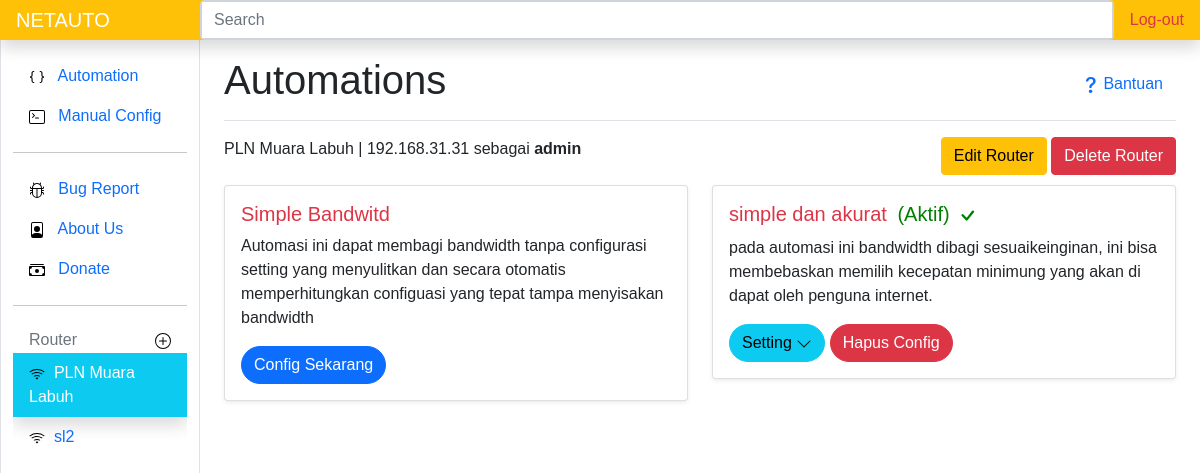
Page /2/router (signed in) on the committed database.
### routerapp/models.py (models this page shows, shortened)
class Routerm(models.Model):
    nama = models.CharField(max_length=50)
    host = models.CharField(max_length=50)
    user = models.CharField(max_length=30)
    password = models.CharField(max_length=50, blank=True)
    kecepatan_download = models.IntegerField(blank=True)
    kecepatan_upload = models.IntegerField(blank=True)
    pub_date = models.DateField(auto_now=True)

class Automation(models.Model):
    autokey = models.CharField(unique=True, max_length=50)
    nama = models.CharField(max_length=50)
    deskripsi = models.TextField()
    status = models.CharField(max_length=15, blank=True)

### routerapp/views.py (the view)
# urls.py: path('<int:id>/router',views.detailrouter, name='router'),
@login_required(login_url=settings.LOGIN_URL)
def detailrouter(request, id):
    auto1 = Automation.objects.filter(autokey="auto1")
    auto2 = Automation.objects.filter(autokey="auto2")
    nyala1 = Automationon.objects.filter(auto=1, router=id)
    nyala2 = Automationon.objects.filter(auto=2, router=id)
    routerside = Routerm.objects.all()
    idk = id
    router = Routerm.objects.filter(pk=id)
    auto2form=auto2Form
    context = {
        'auto1': auto1,
        'auto2': auto2,
        'router': router,
        'routerside': routerside,
        'idk': idk,
        'auto2form':auto2form,
        'nyala1':nyala1,
        'nyala2':nyala2
    }
    return render(request, 'detailrouter.html', context)

### routerapp/templates/detailrouter.html (shortened to what this page needs)
{% extends 'base.html' %}
{% load static %}
{% block judul %}
Automations
{% endblock judul %}
{% block content %}
    {% for router in router %}
    {{router.nama}} |
    {{router.host}} sebagai <strong> {{router.user}}</strong>
    <div class="float-end">
      <a class="btn btn-warning mr-4" href="{% url 'uprouter' router.id %}">Edit Router</a>
      <button type="button" class="btn btn-danger" data-bs-toggle="modal" data-bs-target="#modaldelrouter">
        Delete Router
      </button>
    </div>
    <div id="auto" class="row mt-4">
      {% include 'auto.html' %}
    </div>
      {% endfor %}
{% endblock content %}
{% block routerside %}
    {% include "routerside.html" %}
{% endblock routerside %}

### templates/routerside.html (shortened to what this page needs)
<div class="pb-lg-5 overflow-auto">
    {% load static %}
    {% for routerside in routerside %}
    <li class="nav-item">
        <a class="nav-link {% if routerside.id == idk %}shadow text-white bg-info{% endif %}" href="{% url 'router' routerside.id %}">
            <img src="{% static 'icons/wifi.svg' %}" alt="">&nbsp;
            {{routerside.nama}}
        </a>
    </li>
    {% endfor %}
</div>

### templates/auto.html (shortened to what this page needs)
  {% load static %}
 {% for auto1 in auto1 %}
       <div class="col-sm-6 ">
         <div class="card shadow-sm">
           <div class="card-body">
             <h5 class="card-title text-danger">{{auto1.nama}}
                </h5>
             <p class="card-text">{{auto1.deskripsi|truncatechars:180}}</p>
             <a href="{% url 'urlauto1' router.id %}" class="btn btn-primary rounded-pill">Config Sekarang</a>
            </div>
          </div>
        </div>
        {% endfor %}
        {% for auto2 in auto2 %}
        <div class="col-sm-6 ">
          <div class="card shadow-sm">
            <div class="card-body">
              <h5 class="card-title text-danger">{{auto2.nama}}
                {% if nyala2 %}
                <font style="color: green; margin-left: 5px;">(Aktif)</font>
                <svg xmlns="http://www.w3.org/2000/svg" width="25" height="25" fill="green" class="bi bi-check" viewBox="0 0 16 16">
                  <path d="M10.97 4.97a.75.75 0 0 1 1.07 1.05l-3.99 4.99a.75.75 0 0 1-1.08.02L4.324 8.384a.75.75 0 1 1 1.06-1.06l2.094 2.093 3.473-4.425a.267.267 0 0 1 .02-.022z"/>
                </svg>
                {% endif %}
              </h5>
              <p class="card-text">{{auto2.deskripsi|truncatechars:180}}</p>
              <button id="auto2" class="btn btn-info rounded-pill">Setting <img src="{% static 'icons/autodown.svg' %}" alt=""></button>
              {% if nyala2 %}<a href="{% url 'delauto2url' router.id %}" id="hapus2" class="btn btn-danger rounded-pill">Hapus Config</a>{% endif %}
            </div>
          </div>
        </div>
        {% endfor %}

### templates/base.html (style rules this page uses)
body { font-family:Arial, Helvetica, sans-serif; }

### rows in the picture
Routerm: nama "PLN Muara Labuh", host "192.168.31.31", user "admin"
Routerm: nama "sl2"
Automation: nama "Simple Bandwitd", deskripsi "Automasi ini dapat membagi bandwidth tanpa configurasi setting yang menyulitkan dan secara otomatis memperhitungkan configuasi yang tepat tampa menyisakan bandwidth"
Automation: nama "simple dan akurat", deskripsi "pada automasi ini bandwidth dibagi sesuaikeinginan, ini bisa membebaskan memilih kecepatan minimung yang akan di dapat oleh penguna internet."
